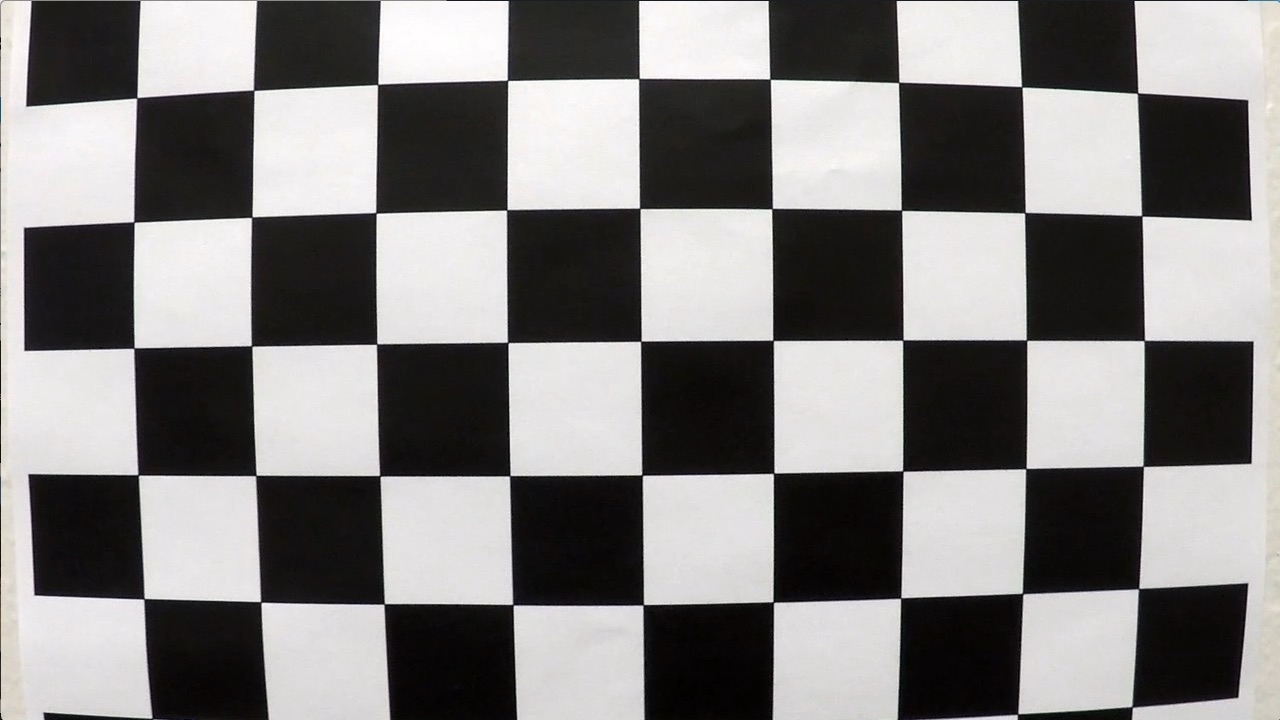
#> input picture camera_cal/calibration01.jpg, 1280 x 720 px; its folder holds 4 pictures in this run
$ jupyter execute --allow-errors P2-Working.ipynb   (shell and % lines are left out)   (older library calls are emulated)
#> lines starting #> are read from the running program, lines starting #| are printed output that depends on the picture; after the words box and inside, x2 and y2 are one past the last pixel; in counts of white or black regions, pixels touching at a corner belong together
## Advanced Lane Finding Project

The goals / steps of this project are the following:

* Compute the camera calibration matrix and distortion coefficients given a set of chessboard images.
* Apply a distortion correction to raw images.
* Use color transforms, gradients, etc., to create a thresholded binary image.
* Apply a perspective transform to rectify binary image ("birds-eye view").
* Detect lane pixels and fit to find the lane boundary.
* Determine the curvature of the lane and vehicle position with respect to center.
* Warp the detected lane boundaries back onto the original image.
* Output visual display of the lane boundaries and numerical estimation of lane curvature and vehicle position.

## Imports

[cell 1]
import numpy as np
import cv2
import glob
import os
import matplotlib.image as mpimg
import matplotlib.pyplot as plt
import pickle

## 1. Camera Calibration

**Extract object points and image points using chessboard images**

[cell 2]
# Prepare object points, like (0,0,0), (1,0,0), (2,0,0) ....,(6,5,0)
objp = np.zeros((6*9,3), np.float32)
objp[:,:2] = np.mgrid[0:9,0:6].T.reshape(-1,2)

# Arrays to store object points and image points from all the images.
objpoints = [] # 3d points in real world space
imgpoints = [] # 2d points in image plane.

# Make a list of calibration images
images = glob.glob('./camera_cal/calibration*.jpg')

# Step through the list and search for chessboard corners
for fname in images:
    img = cv2.imread(fname)
#> img is the input picture: shape (720, 1280, 3); mean B, G, R 127.8, 128.4, 130.1
    gray = cv2.cvtColor(img,cv2.COLOR_BGR2GRAY)

    # Find the chessboard corners
    ret, corners = cv2.findChessboardCorners(gray, (9,6),None)
#> ret = False; corners = None

    # If found, add object points, image points
    if ret == True:
        objpoints.append(objp)
        imgpoints.append(corners)

        # Draw and display the corners
        img = cv2.drawChessboardCorners(img, (9,6), corners, ret)
        cv2.imshow('img',img)
        cv2.waitKey(500)
#> pass 2 of the loop `for fname in images:`:
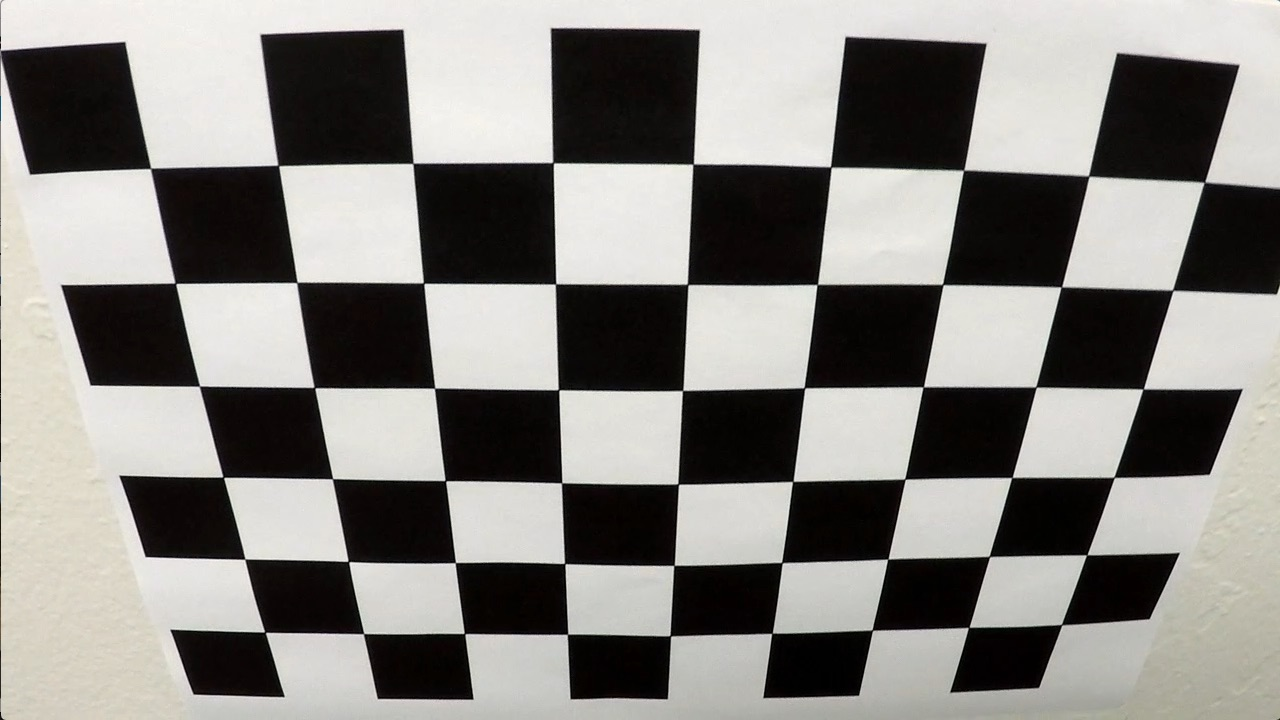
#> input picture camera_cal/calibration02.jpg, 1280 x 720 px
#> img is the input picture: shape (720, 1280, 3); mean B, G, R 128.5, 132.4, 134.4
#> ret = True; corners = 54 rows, first 8: [150.6, 168.4], [278.3, 165.4], [412.9, 163.5], [553, 162.6], [693.2, 164.2], [830.6, 166.9], [963.5, 170.4], [1088.6, 176.1]
#> `img = cv2.drawChessboardCorners(img, (9,6), corners, ret)`:
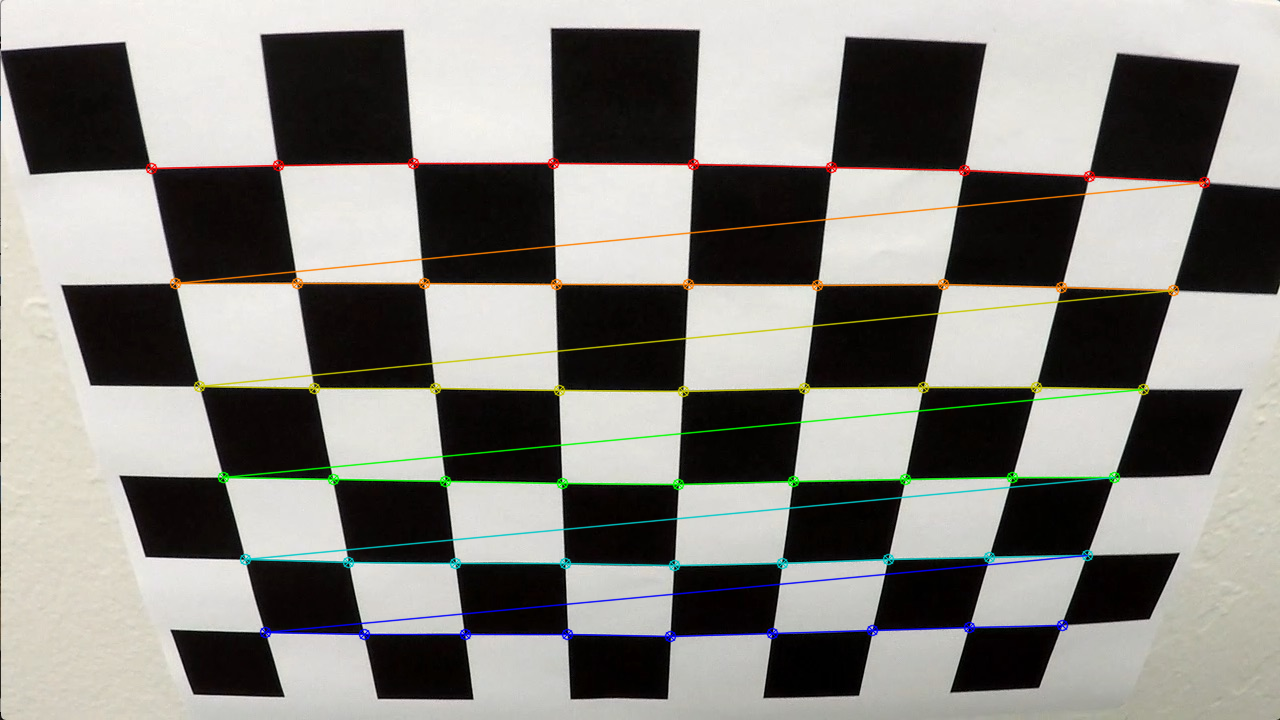
#> img: shape (720, 1280, 3); 3.76% of pixels changed, all inside (x1, y1, x2, y2) = (145, 157, 1211, 643)
#> pass 3 of the loop `for fname in images:`:
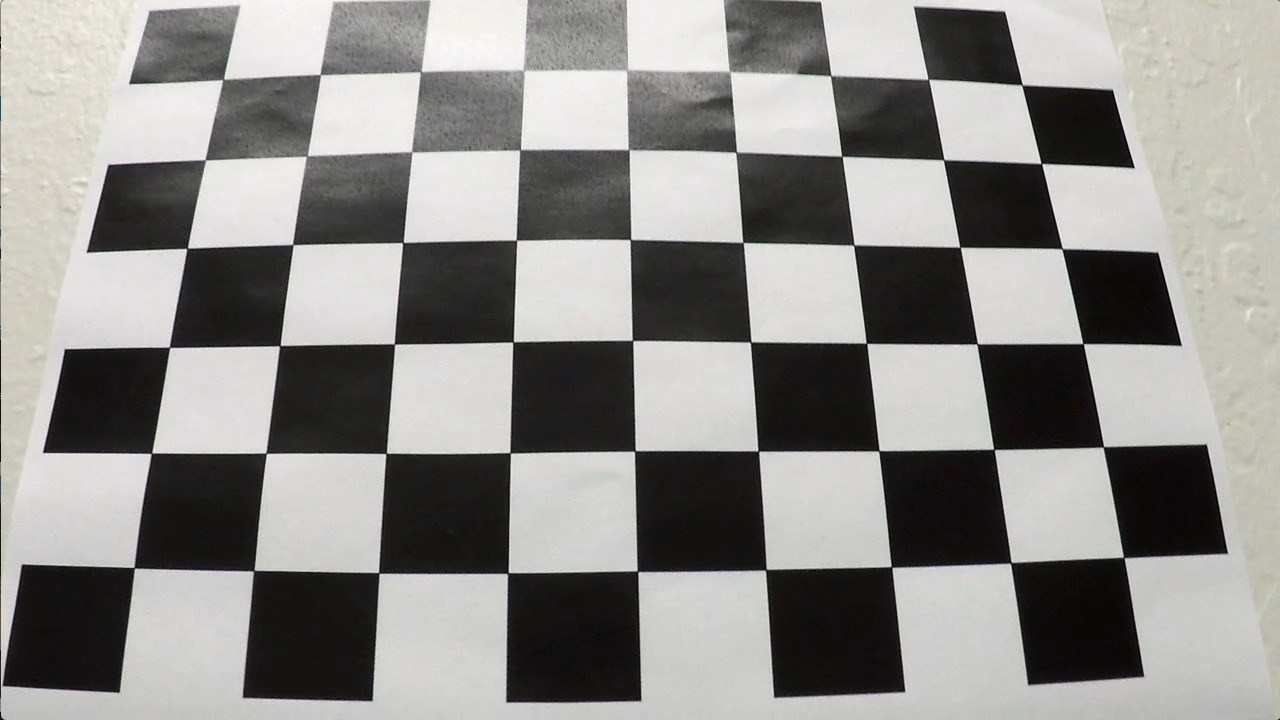
#> input picture camera_cal/calibration03.jpg, 1280 x 720 px
#> img is the input picture: shape (720, 1280, 3); mean B, G, R 138.1, 141, 141.8
#> corners = 54 rows, first 8: [224.4, 78.44], [319.5, 74.21], [421.5, 70.78], [524.5, 70.76], [625.8, 70.84], [729.5, 71.51], [830.6, 75.96], [927.9, 78.63]
#> `img = cv2.drawChessboardCorners(img, (9,6), corners, ret)`:
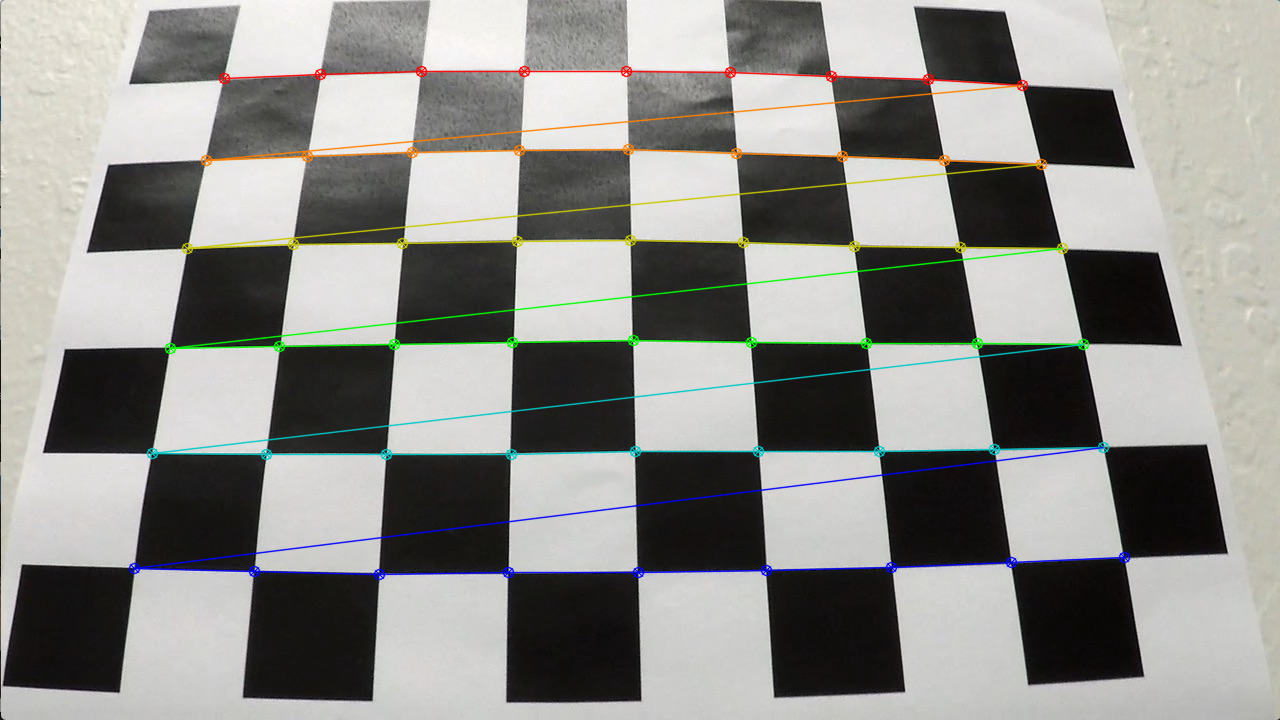
#> img: shape (720, 1280, 3); 3.66% of pixels changed, all inside (x1, y1, x2, y2) = (128, 65, 1131, 581)
#> the loop made 4 passes; the first 3 are shown

cv2.destroyAllWindows()

**Calculate camera distortion and returns coefficients**

[cell 3]
# Undistorts images
def cal_undistort(img, objpoints, imgpoints):

    # Calibrate camera given object points and image points
    ret, mtx, dist, rvecs, tvecs = cv2.calibrateCamera(objpoints, imgpoints, img.shape[::-1], None, None)
    undist = cv2.undistort(img, mtx, dist, None, mtx)
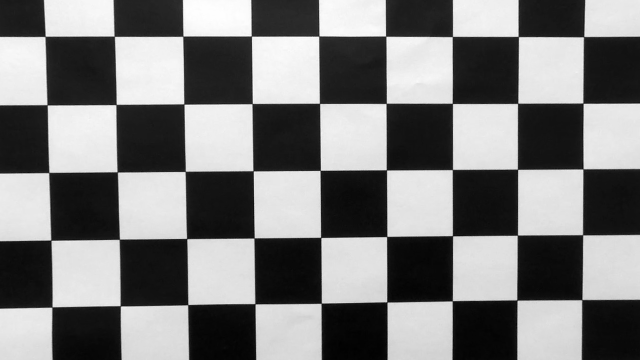
#> undist: shape (720, 1280) (shown at 1/2 size); min 0, max 255, mean 124.2

    return undist, mtx, dist

**Undistort camera calibration images**

[cell 4]
for i, fname in enumerate(images[:-10]):

    # Convert to gray
    img = cv2.imread(fname)
    gray = cv2.cvtColor(img, cv2.COLOR_BGR2GRAY)

    # Get matrix and distortion coefficients for camera
    undist, mtx, dist = cal_undistort(gray, objpoints, imgpoints)

    # Undistort the image
    undistorted_img = cv2.undistort(undist, mtx, dist, None, mtx)

    f, (ax1, ax2) = plt.subplots(1, 2, figsize=(20,10))
    ax1.imshow(img)
    ax1.set_title('Original ', fontsize=20)
    ax2.imshow(undistorted_img, cmap = 'gray')
    ax2.set_title('Undistorted ', fontsize=20)

    cv2.imwrite('./camera_cal/undistort_{:02d}.jpg' .format(i), undistorted_img)

## 2. Undistort test images

[cell 5]
images = glob.glob('./camera_cal/calibration*.jpg')

[cell 6]
for i, fname in enumerate(images[:]):

    # Convert to gray
    img = cv2.imread(fname)
    gray = cv2.cvtColor(img, cv2.COLOR_BGR2GRAY)

    # Get matrix and distortion coefficients for camera
    undist, mtx, dist = cal_undistort(gray, objpoints, imgpoints)

    # Undistort the image
    undistorted_img = cv2.undistort(undist, mtx, dist, None, mtx)
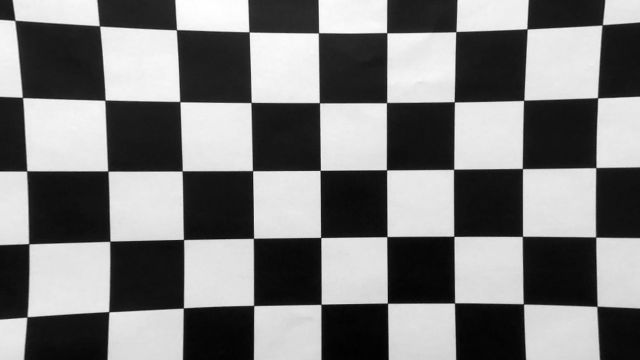
#> undistorted_img: shape (720, 1280) (shown at 1/2 size); min 1, max 254, mean 124.1

    f, (ax1, ax2) = plt.subplots(1, 2, figsize=(20,10))
    ax1.imshow(img)
    ax1.set_title('Original ', fontsize=20)
    ax2.imshow(undistorted_img, cmap = 'gray')
    ax2.set_title('Undistorted ', fontsize=20)

    cv2.imwrite('./output_images/undistort_{:02d}.jpg' .format(i), undistorted_img)
#> pass 2 of the loop `for i, fname in enumerate(images[:]):`:
#> `undistorted_img = cv2.undistort(undist, mtx, dist, None, mtx)`:
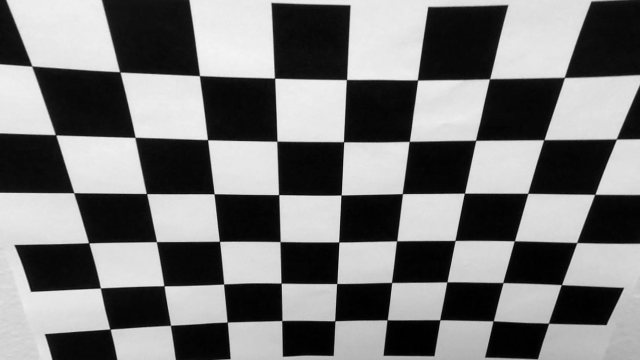
#> undistorted_img: shape (720, 1280) (shown at 1/2 size); min 0, max 246, mean 120
#> pass 3 of the loop `for i, fname in enumerate(images[:]):`:
#> `undistorted_img = cv2.undistort(undist, mtx, dist, None, mtx)`:
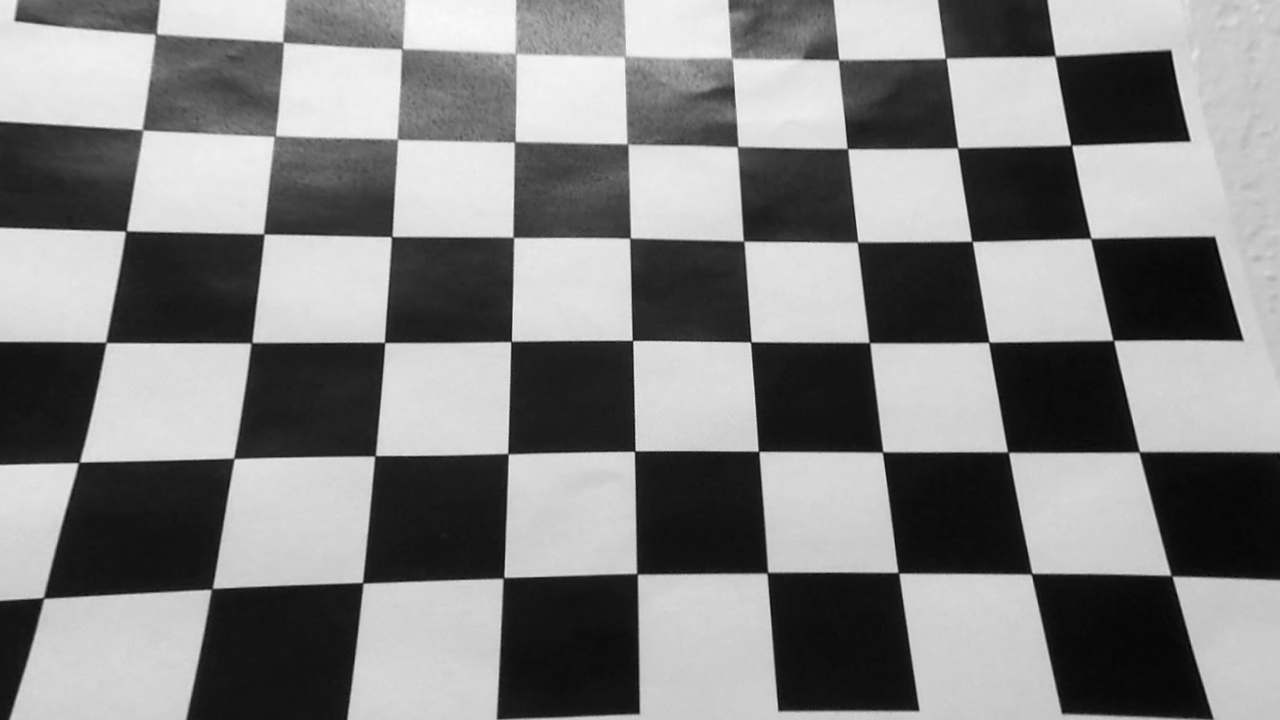
#> undistorted_img: shape (720, 1280); min 3, max 250, mean 130.8
#> the loop made 4 passes; the first 3 are shown
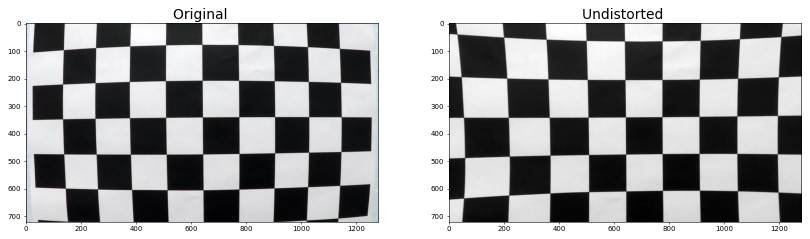
#> figure drawn by matplotlib, 2 panels; B, G, R data is drawn as R, G, B
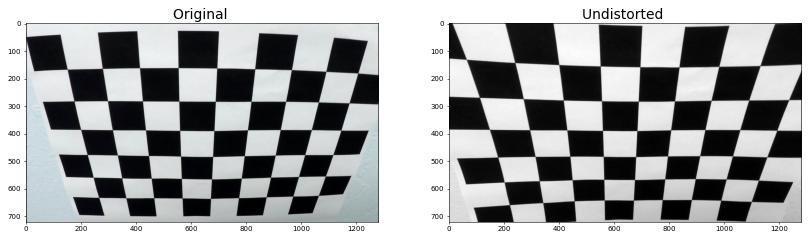
#> figure drawn by matplotlib, 2 panels; B, G, R data is drawn as R, G, B
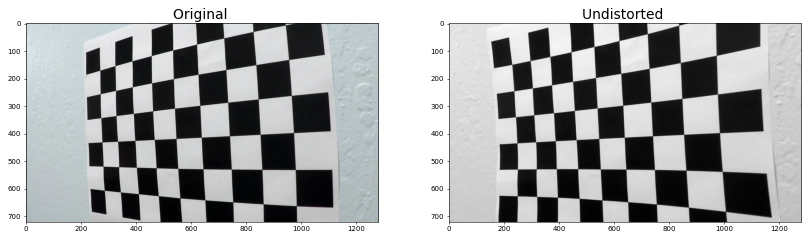
#> figure drawn by matplotlib, 2 panels; B, G, R data is drawn as R, G, B

## 3. Gradient and Colour threshold transformations

[cell 7]
# Transforms based on direction of gradient and applied thresholds
# [25 lines left out: function abs_sobel_threshold, not called in this run]

[cell 8]
# Transforms based on magnitude of gradient and applied thresholds
# [27 lines left out: function mag_threshold, not called in this run]

[cell 9]
# Transforms based on direction of gradient and applied thresholds
# [26 lines left out: function dir_threshold, not called in this run]

[cell 10]
# Transforms based on color of lines using HLS colorspace
# [18 lines left out: function color_threshold, not called in this run]

[cell 11]
# Combine multiple gradient transformations
# [23 lines left out: function combined_gradient, not called in this run]

#> (a cell that did not finish here is left out)

[cell 13]
# Process all images in test directory
images = glob.glob('test_images/*.jpg')
#> images = []

for i, fname in enumerate(images):
    img = cv2.imread(fname)
    gray = cv2.cvtColor(img, cv2.COLOR_BGR2GRAY)

    undist, mtx, dist = cal_undistort(gray, objpoints, imgpoints)

    # Undistort the image
    undistorted_img = cv2.undistort(img, mtx, dist, None, mtx)

    # Threshold on color channel
    s_thresh = (170,255)
    # Threshold on X gradient
    x_thresh = (20,100)

    combined_img = combined_gradient(undistorted_img, s_thresh, x_thresh)

    #mpimg.imsave("output_images/undistort_"+fname[:-4]+".jpg", combined_img)
    cv2.imwrite('output_images/undistort_{:02d}.jpg'.format(i), combined_img)

    f, (ax1, ax2) = plt.subplots(1, 2, figsize=(20,10))
    ax1.imshow(img)
    ax1.set_title('Original ' +fname, fontsize=20)
    ax2.imshow(combined_img, cmap = 'gray')
    ax2.set_title('Undistort + Gradient + S-channel transforms', fontsize=20)
